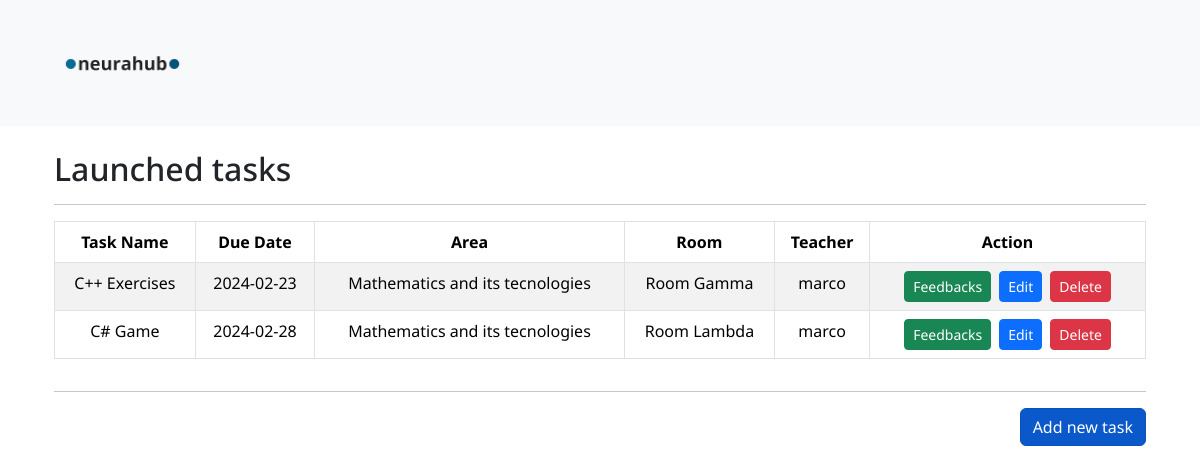
Screenshot of /teacher-panel (signed in) with the database file from the repository.
### tables this page shows
CREATE TABLE "tasks" (
    id INTEGER PRIMARY KEY,
    task_name TEXT NOT NULL,
    due_date DATE NOT NULL,
    area_id INTEGER NOT NULL,
    room_id INTEGER NOT NULL, teacher_username TEXT, reviewed INTEGER DEFAULT 0,
    FOREIGN KEY (area_id) REFERENCES areas (id),
    FOREIGN KEY (room_id) REFERENCES rooms (id)
);

CREATE TABLE teacher_areas (
        id INTEGER PRIMARY KEY,
        area_name TEXT NOT NULL
    );

CREATE TABLE rooms (
        id INTEGER PRIMARY KEY,
        room_name TEXT NOT NULL
    );

### src/routes/routes.py (the view)
@blueprint.route('/teacher-panel', methods=['GET', 'POST'])
def return_teacher_panel():
    return teacher_panel_page()

### src/controllers/controllers_methods.py (called while the page is built)
def get_registered_teacher_area(username):
    conn = sqlite3.connect('databases/neurahub-data.db')
    cursor = conn.cursor()
    cursor.execute("SELECT area_id FROM teachers WHERE name = ?", (username,))
    area_id = cursor.fetchone()[0]
    cursor.execute("SELECT area_name FROM teacher_areas WHERE id = ?", (area_id,))
    area_name = cursor.fetchone()[0]
    conn.close()
    return area_name

def check_if_teacher_logged_in():
    if session.get('logged_in_teacher'):
        return True

### templates/teacher_panel.html (shortened to what this page needs)
<!DOCTYPE html>
<html lang="en">
	<head>
		<link rel= "stylesheet" type= "text/css" href= "{{ url_for('static',filename='style/style.css') }}">
		<link href="https://cdn.jsdelivr.net/npm/bootstrap@5.3.2/dist/css/bootstrap.min.css" rel="stylesheet">
		<link rel="stylesheet" href="https://cdnjs.cloudflare.com/ajax/libs/font-awesome/6.5.1/css/all.min.css">
	</head>
	<body>
		<nav class="navbar navbar-expand-lg bg-body-tertiary">
			<div class="container-fluid">
				<a class="navbar-brand" href="#">
					<img src="{{ url_for('static', filename='img/neurahub_logo_no_bg.png') }}" alt="Logo" height="100" class="d-inline-block align-items-center mx-auto px-5">
				</a>
			</div>
		</nav>
		<div class="container mx-auto p-4">
			<h2>Launched tasks</h2>
			<hr>
			<div class="table-responsive">
				<table class="table table-bordered table-striped table-hover text-center align-items-center">
					<thead>
						<tr>
							<th scope="col">Task Name</th>
							<th scope="col">Due Date</th>
							<th scope="col">Area</th>
							<th scope="col">Room</th>
							<th scope="col">Teacher</th>
							<th scope="col">Action</th>
						</tr>
					</thead>
					<tbody>
						{% for task in created_tasks %}
						<tr>
							<td>{{ task['task_name'] }}</td>
							<td>{{ task['due_date'] }}</td>
							<td>{{ task['area_name'] }}</td>
							<td>{{ task['room_name'] }}</td>
							<td>{{ task['teacher_name'] }}</td>
							<td>
								<div class="d-flex justify-content-center"H>
									<div class="px-1">
										<a href="{{ url_for('main.return_processed_id_to_feedback', task_id=task['task_id']) }}" class="btn btn-success btn-sm">Feedbacks</a>
									</div>
									<div class="px-1">
										<a href="{{ url_for('main.return_processed_id_to_edit', task_id=task['task_id']) }}" class="btn btn-primary btn-sm">Edit</a>
									</div>
									<div class="px-1">
										<a href="{{ url_for('main.return_processed_id_to_delete', task_id=task['task_id']) }}" class="btn btn-danger btn-sm">Delete</a>
									</div>
								</div>
							</td>
						</tr>
						{% endfor %}
					</tbody>
				</table>
			</div>
			<hr>
			<div class="d-flex justify-content-end">
				<a class="btn btn-primary  active" role="button" aria-pressed="true" href="/create-task">Add new task</a>
			</div>
		</div>
	</body>
</html>

### static/style/style.css (style rules this page uses)
* { margin: 0; padding: 0; font-family: 'Noto Sans', sans-serif; }

### rows the page displays
tasks: task_name "C++ Exercises", due_date "2024-02-23"
teacher_areas: area_name "Mathematics and its tecnologies" "Mathematics and its tecnologies"
rooms: room_name "Room Gamma"
tasks: task_name "C# Game", due_date "2024-02-28"
rooms: room_name "Room Lambda"

### other values shown
{{ task['teacher_name'] }} "marco" "marco"
